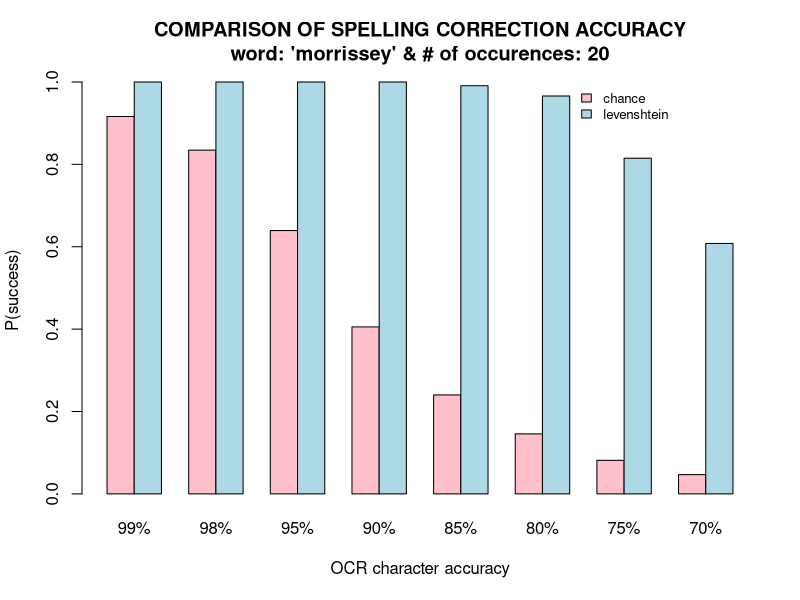
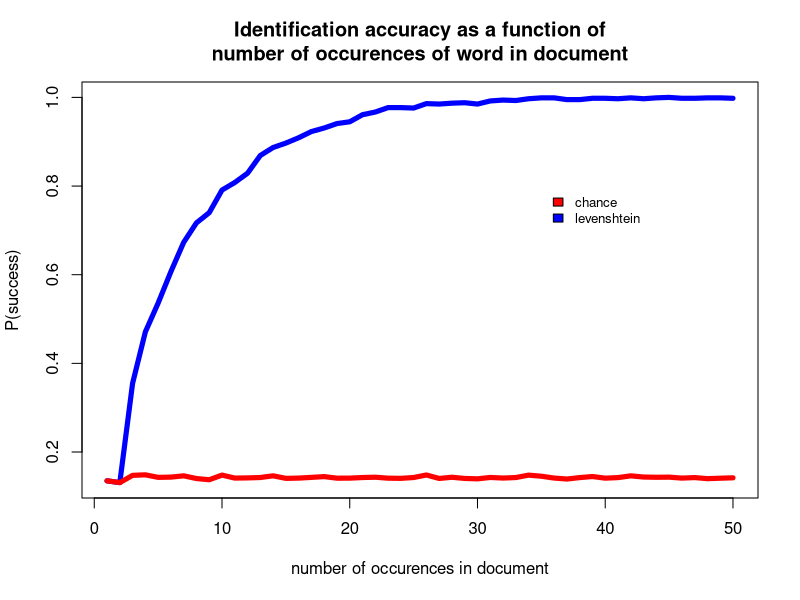

These charts were generated, in order, by the following R code:

rm(list=ls())
frame <- read.delim("../results/results1.dat")

morr <- frame[frame$word=="morrissey", ]
counter <- frame[frame$word=="counterrevolutionaries", ]

barplot(t(as.matrix(morr[morr$sample==20, c(4, 5)])), 
        beside=TRUE, 
        col=c("pink", "lightblue"),
        names.arg=c("99%", "98%", "95%", "90%", "85%", 
                    "80%", "75%", "70%"),
        xlab="OCR character accuracy",
        ylab="P(success)",
        main=paste0("COMPARISON OF SPELLING CORRECTION ACCURACY",
                    "\nword: 'morrissey' & # of occurences: 20"))
lgd.text <- c("chance", "levenshtein")
# due to a bug in R 3.0, the location must be hardcoded
legend(18, 1,
       lgd.text,
       fill=c("pink", "lightblue"),
       cex=0.8,
       bty="n")


rm(list=ls())

frame <- read.delim("../results/results2.dat")

plot(frame$exp, type="l", col="blue", lwd=5,
     ylab="P(success)",
     xlab="number of occurences in document",
     main=paste0("Identification accuracy as a function of",
                 "\nnumber of occurences of word in document"))
lines(frame$chance, type="l", col="red", lwd=5)
lgd.text <- c("chance", "levenshtein")
# due to a bug in R 3.0, the location must be hardcoded
legend(35, .8,
       lgd.text,
       fill=c("red", "blue"),
       cex=0.8,
       bty="n")




